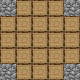

A level layout from a 2D game, rendered from its tile map. Below: a short description, then the map file with its tile-grid data intact:
An orthogonal 5x5 tile map with 16x16 px tiles, 5 tile layers (Ebene 0, Ebene 1, Ebene 2, Ebene 3, ...).

<map version="1.0" orientation="orthogonal" width="5" height="5" tilewidth="16" tileheight="16">
 <properties>
  <property name="offset" value="0" />
 </properties>
 <tileset firstgid="1" source="MC Realms.tsx" />
 <layer name="Ebene 0" width="5" height="5">
  <data>
   <tile gid="25" />
   <tile gid="25" />
   <tile gid="25" />
   <tile gid="25" />
   <tile gid="25" />
   <tile gid="25" />
   <tile gid="25" />
   <tile gid="25" />
   <tile gid="25" />
   <tile gid="25" />
   <tile gid="25" />
   <tile gid="25" />
   <tile gid="25" />
   <tile gid="25" />
   <tile gid="25" />
   <tile gid="25" />
   <tile gid="25" />
   <tile gid="25" />
   <tile gid="25" />
   <tile gid="25" />
   <tile gid="25" />
   <tile gid="25" />
   <tile gid="25" />
   <tile gid="25" />
   <tile gid="25" />
  </data>
 </layer>
 <layer name="Ebene 1" width="5" height="5">
  <data>
   <tile gid="25" />
   <tile gid="5" />
   <tile gid="146" />
   <tile gid="5" />
   <tile gid="25" />
   <tile gid="5" />
   <tile gid="0" />
   <tile gid="0" />
   <tile gid="0" />
   <tile gid="5" />
   <tile gid="5" />
   <tile gid="0" />
   <tile gid="0" />
   <tile gid="0" />
   <tile gid="5" />
   <tile gid="5" />
   <tile gid="0" />
   <tile gid="0" />
   <tile gid="0" />
   <tile gid="5" />
   <tile gid="25" />
   <tile gid="5" />
   <tile gid="5" />
   <tile gid="5" />
   <tile gid="25" />
  </data>
 </layer>
 <layer name="Ebene 2" width="5" height="5">
  <data>
   <tile gid="25" />
   <tile gid="5" />
   <tile gid="0" />
   <tile gid="5" />
   <tile gid="25" />
   <tile gid="5" />
   <tile gid="0" />
   <tile gid="0" />
   <tile gid="0" />
   <tile gid="5" />
   <tile gid="412" />
   <tile gid="0" />
   <tile gid="0" />
   <tile gid="0" />
   <tile gid="412" />
   <tile gid="5" />
   <tile gid="0" />
   <tile gid="0" />
   <tile gid="0" />
   <tile gid="5" />
   <tile gid="25" />
   <tile gid="5" />
   <tile gid="5" />
   <tile gid="5" />
   <tile gid="25" />
  </data>
 </layer>
 <layer name="Ebene 3" width="5" height="5">
  <data>
   <tile gid="25" />
   <tile gid="5" />
   <tile gid="5" />
   <tile gid="5" />
   <tile gid="25" />
   <tile gid="5" />
   <tile gid="0" />
   <tile gid="69" />
   <tile gid="0" />
   <tile gid="5" />
   <tile gid="5" />
   <tile gid="0" />
   <tile gid="0" />
   <tile gid="0" />
   <tile gid="5" />
   <tile gid="5" />
   <tile gid="0" />
   <tile gid="0" />
   <tile gid="0" />
   <tile gid="5" />
   <tile gid="25" />
   <tile gid="5" />
   <tile gid="5" />
   <tile gid="5" />
   <tile gid="25" />
  </data>
 </layer>
 <layer name="Ebene 4" width="5" height="5">
  <data>
   <tile gid="0" />
   <tile gid="30" />
   <tile gid="30" />
   <tile gid="30" />
   <tile gid="0" />
   <tile gid="30" />
   <tile gid="30" />
   <tile gid="30" />
   <tile gid="30" />
   <tile gid="30" />
   <tile gid="30" />
   <tile gid="30" />
   <tile gid="30" />
   <tile gid="30" />
   <tile gid="30" />
   <tile gid="30" />
   <tile gid="30" />
   <tile gid="30" />
   <tile gid="30" />
   <tile gid="30" />
   <tile gid="0" />
   <tile gid="30" />
   <tile gid="30" />
   <tile gid="30" />
   <tile gid="0" />
  </data>
 </layer>
</map>
